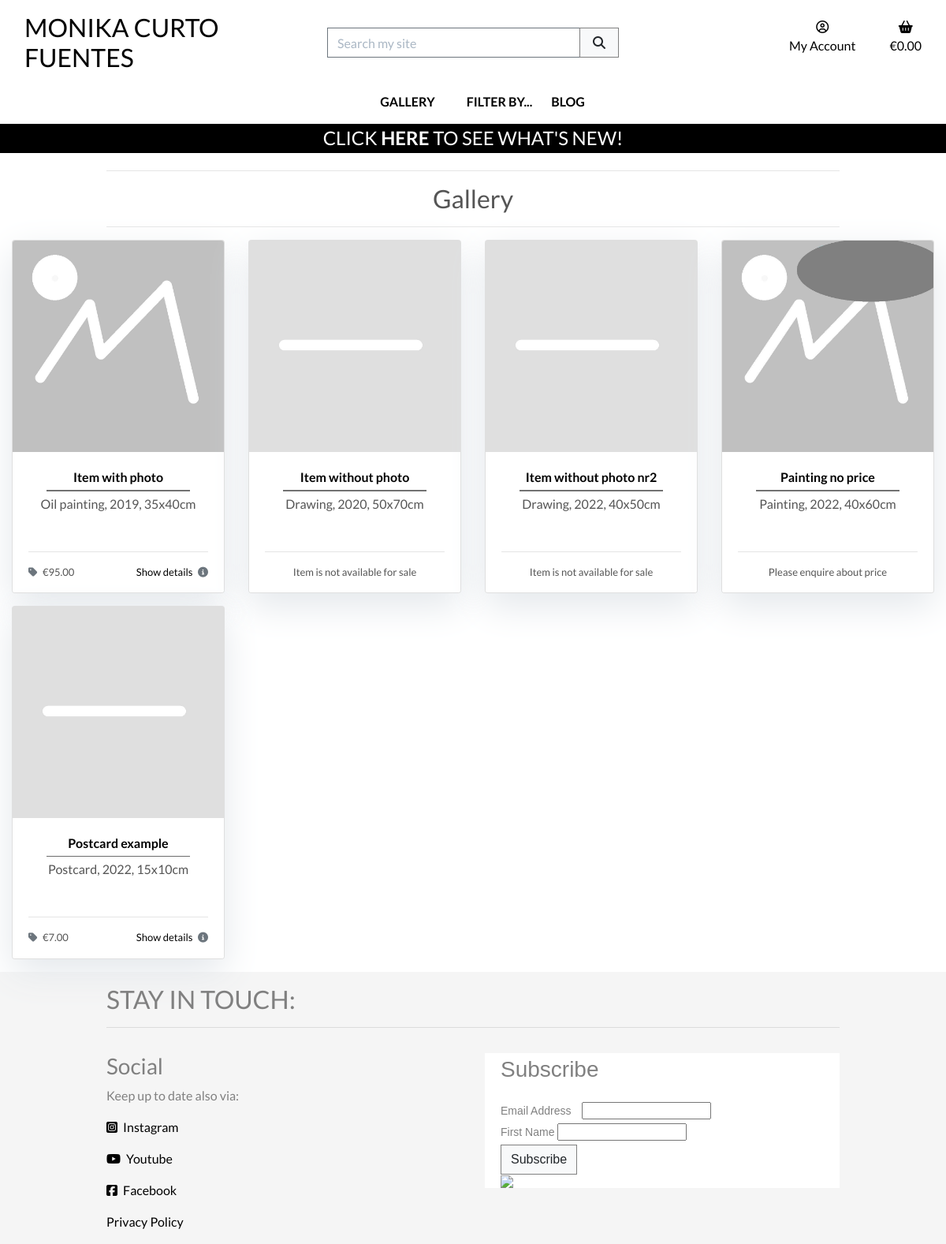
/products/, run on an earlier commit of the app's database.
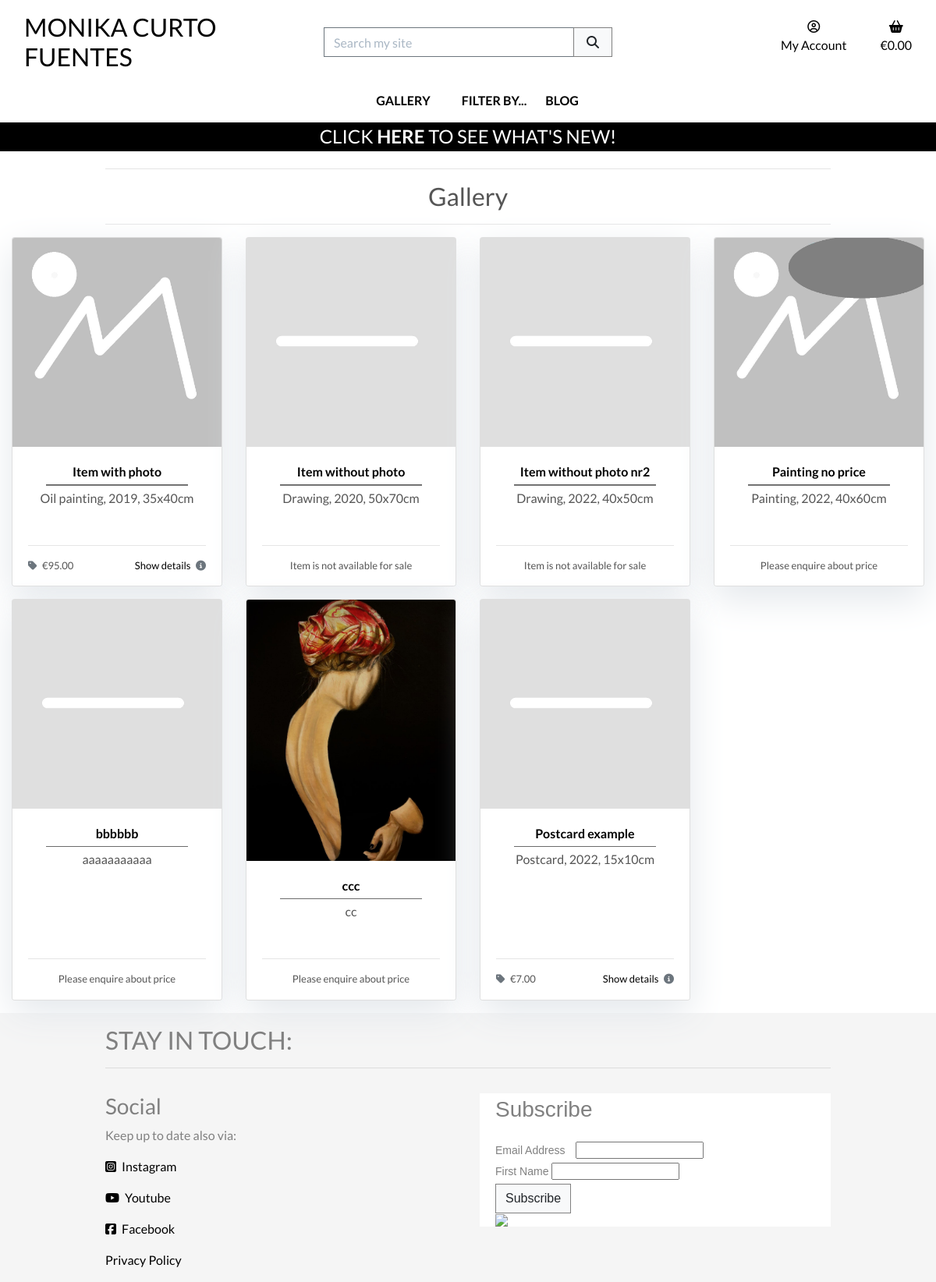
And on a later commit of the database.
### products/models.py (models this page shows, shortened)
class Product(models.Model):
    title = models.CharField(
        max_length=254,
        unique=True)
    sku = models.CharField(
        max_length=254,
        null=True,
        blank=True)
    excerpt = models.TextField(
        blank=True)
    description = models.TextField()
    price = models.DecimalField(
        max_digits=6,
        decimal_places=2,
        null=True,
        blank=True)
    image = models.ImageField(
        null=True,
        blank=True)
    category = models.ForeignKey(
        'Category',
        null=True,
        blank=True,
        on_delete=models.SET_NULL)
    orientation = models.CharField(
        max_length=9,
        choices=ORIENTATION,
        null=True,
        blank=True)
    is_unique = models.BooleanField(
        default=True)
    priority = models.CharField(
        max_length=10,
        choices=PRIORITY_CHOICES,
        default="3 - Normal",
        null=True,
        blank=True)
    highlight = models.BooleanField(
        default=False)
    available = models.BooleanField(
        default=True)
    live = models.BooleanField(
        default=True)
    created_on = models.DateTimeField(
        auto_now_add=True,
        null=True,
        blank=True)
    updated_on = models.DateTimeField(
        auto_now=True,
        null=True,
        blank=True)
    class Meta:
        ordering = ['priority', 'created_on']

### products/views.py (the view, shortened to what this page needs)
def all_products(request):
    products = Product.objects.all()
    query = None
    available = None
    availability = None
    orientation = None
    orientations = None
    categories = None
    highlights = None
    context = {
        'products': products,
        'search_term': query,
        'available': available,
        'current_availability': availability,
        'orientation': orientation,
        'current_orientations': orientations,
        'current_categories': categories,
        'highlights': highlights,
    }
    return render(request, 'products/products.html', context)

### products/templates/products/products.html (shortened to what this page needs)
{% extends "base.html" %}
{% load static %}
{% block page_header %}
    <div class="container header-container">
        <div class="row">
            <div class="col-12 text-center">
                <hr>
                <h2>
                    {% if search_term %}
                        {% if products|length == 0 %}
                            No
                        {% else %}
                            {{ products|length }}
                        {% endif %}
                        item{% if products|length != 1 %}s {% endif %}
                        found for <strong>{{ search_term }}</strong>
                    {% elif current_orientations %}
                        {{ orientation }}s
                    {% elif current_categories %}
                        {% for c in current_categories %}
                            <a href="{% url 'products' %}?category={{ c.name }}">
                                {{ c.friendly_name }}s
                            </a>
                        {% endfor %}
                    {% else %}
                        Gallery
                    {% endif %}
                </h2>
                <hr class="mb-3">
            </div>
        </div>
    </div>
{% endblock %}
{% block content %}
    <div class="overlay"></div>
    <div class="container-fluid">
        <div class="row">
            <div class="col">
                <div class="row">
                    {% for product in products %}
                        {% if product.live or request.user.is_staff %}
                            {% if products|length < 3 %}
                                <div class="col-12 col-md-8 offset-md-2 col-lg-6 offset-lg-3 mb-3">
                            {% else %}
                                <div class="col-md-4 col-xl-3 mb-3">
                            {% endif %}
                                <div class="card h-100">
                                    {% if product.image %}
                                        <a href="{% url 'product_detail' product.id %}">
                                            <img src="{{ product.image.url }}" alt="{{ product.title }}" class="card-img-top img-fluid">
                                        </a>
                                    {% else %}
                                        <a href="{% url 'product_detail' product.id %}">
                                            <img src="{{ MEDIA_URL }}placeholder.jpg" alt="{{ product.title }}" class="card-image-top img-fluid">
                                        </a>
                                    {% endif %}
                                    <div class="card-body text-center">
                                        <a href="{% url 'product_detail' product.id %}">
                                            <p class="mb-0 font-weight-bold">{{ product.title }}</p>
                                        </a>
                                        <hr class="hr-middle">
                                        <p class="mb-0">{{ product.excerpt }}</p>
                                    </div>
                                    <div class="card-footer">
                                        <div class="row">
                                            <div class="col">
                                                <hr>
                                                {% if product.available and product.price %}
                                                    <p class="float-left">
                                                        <i class="fas fa-tag mr-1 text-muted"></i>
                                                        &euro;{{ product.price }}
                                                    </p>
                                                    <a href="{% url 'product_detail' product.id %}">
                                                        <p class="float-right">
                                                            Show details
                                                            <i class="fas fa-info-circle ml-1 text-muted"></i>
                                                        </p>
                                                    </a>
                                                {% elif product.available and not product.price %}
                                                    <p class="text-center">
                                                        Please enquire about price
                                                    </p>
                                                {% else %}
                                                    <p class="text-center">
                                                        Item is not available for sale
                                                    </p>
                                                {% endif %}
                                            </div>
                                        </div>
                                    </div>
                                </div>
                            </div>
                        {% endif %}
                    {% endfor %}
                </div>
            </div>
        </div>
    </div>
{% endblock %}

### templates/base.html (shortened to what this page needs)
{% load static %}
<!doctype html>
<html lang="en">
    <head>
        {% block corecss %}
            <link href="//cdn-images.mailchimp.com/embedcode/classic-071822.css" rel="stylesheet" type="text/css">
            <link rel="stylesheet" href="https://cdn.jsdelivr.net/npm/bootstrap@4.4.1/dist/css/bootstrap.min.css">
            <link rel="stylesheet" href="{% static 'css/base.css' %}">
        {% endblock %}
    </head>
    <body>
        <header class="container-fluid fixed-top">
            <div id="topnav" class="row bg-white pt-lg-2 d-none d-lg-flex">
                <div class="col-12 col-lg-4 my-auto py-1 py-lg-0 text-center text-lg-left">
                    <a href="{% url 'home' %}" class="nav-link main-logo-link">
                        <h2 class="logo-font text-black my-0">
                            Monika Curto Fuentes
                        </h2>
                    </a>
                </div>
                <div class="col-12 col-lg-4 my-auto py-1 py-lg-0">
                    <form method="GET" action="{% url 'products' %}">
                        <div class="input-group w-100">
                            <input type="text" class="form-control border border-secondary rounded-0" type="text" name="q" placeholder="Search my site">
                            <div class="input-group-append">
                                <button class="form-control btn btn-light border border-secondary rounded-0" type="submit">
                                    <span class="icon">
                                        <i class="fas fa-search"></i>
                                    </span>
                                </button>
                            </div>
                        </div>
                    </form>
                </div>
                <div class="col-12 col-lg-4 my-auto py-1 py-lg-0">
                    <ul class="list-inline list-unstyled text-center text-lg-right my-0">
                        <li class="list-inline-item dropdown">
                            <a class="text-black nav-link" href="#" id="user-options" data-toggle="dropdown" aria-haspopup="true" aria-expanded="false">
                                <div class="text-center">
                                    <div><i class="far fa-user-circle"></i></div>
                                    <p class="my-0">My Account</p>
                                </div>
                            </a>
                        </li>
                        <li class="list-inline-item">
                            <a class="{% if grand_total %}text-info font-weight-bold{% else %}text-black{% endif %} nav-link" href="{% url 'view_bag' %}">
                                <div class="text-center">
                                    <div><i class="fas fa-shopping-basket"></i></div>
                                    <p class="my-o">
                                        {% if grand_total %}
                                            &euro;{{ grand_total|floatformat:2 }}
                                        {% else %}
                                            &euro;0.00
                                        {% endif %}
                                    </p>
                                </div>
                            </a>
                        </li>
                    </ul>
                </div>
            </div>
            <div class="row bg-white">
                <nav class="navbar navbar-expand-lg navbar-light w-100">
                    {% include 'includes/main-nav.html' %}
                </nav>
            </div>
            <div id="top-banner" class="row text-center mb-1">
                <div class="col bg-black text-white">
                    <h4 class="logo-font my-1">
                        Click
                        <a href="{% url 'products' %}?highlight=True" class="text-white"><strong>here</strong></a>
                        to see what's new!
                    </h4>
                </div>
            </div>
        </header>
        {% block page_header %}
        {% endblock %}
        {% block content %}
        {% endblock %}
        <footer class="container-wrapper">
            <div class="container">
                <section class="footer">
                    <div class="row">
                        <div class="col-12 page-header mb-3">
                            <h2 class="text-uppercase mt-3">Stay in touch:</h2>
                            <hr class="block-divider block-divider--short">
                        </div>
                    </div>
                    <div class="row">
                        <div class="col-12 col-md-6">
                            <h3>Social</h3>
                            <p>Keep up to date also via:</p>
                            <p>
                                <a href="https://www.instagram.com/polishgirlpainting/" target="_blank" rel="noopener" aria-label="Visit my Instagram webpage (opens in new window)">
                                    <i class="fab fa-instagram-square mr-1"></i> Instagram
                                </a>
                            </p>
                            <p>
                                <a href="https://www.youtube.com" target="_blank" rel="noopener" aria-label="Visit my YouTube webpage (opens in new window)">
                                    <i class="fa fa-youtube mr-1"></i> Youtube
                                </a>
                            </p>
                            <p>
                                <a href="https://www.facebook.com/monika.struk.7" target="_blank" rel="noopener" aria-label="Visit my Facebook webpage (opens in new window)">
                                    <i class="fab fa-facebook-square mr-1"></i> Facebook
                                </a>
                            </p>
                        </div>
                        <div class="col-12 col-md-6">
                            <div id="mc_embed_signup" class="pt-1">
                                <form action="https://herokuapp.us21.list-manage.com/subscribe/post?u=811846b9b8fd89f4c5dd23f6f&amp;id=f7b9a49798&amp;f_id=00c4e7e1f0" method="post" id="mc-embedded-subscribe-form" name="mc-embedded-subscribe-form" class="validate" target="_blank" novalidate>
                                    <div id="mc_embed_signup_scroll">
                                    <h3>Subscribe</h3>
                            <div class="mc-field-group">
                                <label for="mce-EMAIL">Email Address  <span class="asterisk">*</span>
                            </label>
                                <input type="email" value="" name="EMAIL" class="required email" id="mce-EMAIL" required>
                            </div>
                            <div class="mc-field-group">
                                <label for="mce-FNAME">First Name </label>
                                <input type="text" value="" name="FNAME" class="" id="mce-FNAME">
                            </div>
                                    <div class="optionalParent">
                                        <div class="clear foot">
                                            <input type="submit" value="Subscribe" name="subscribe" id="mc-embedded-subscribe" class="btn btn-light mx-0 rounded-0">
                                            <p class="brandingLogo"><a href="http://eepurl.com/ijHg8D" title="Mailchimp - email marketing made easy and fun"><img src="https://eep.io/mc-cdn-images/template_images/branding_logo_text_dark_dtp.svg"></a></p>
                                        </div>
                                    </div>
                                </div>
                            </form>
                            </div>
                        </div>
                        <div class="col-12 mb-3">
                            <a href="https://www.privacypolicygenerator.info/live.php?token=TzhXJCEhYzMJ7wp5iutXTzhWkeVplczW" target="_blank">Privacy Policy</a>
                        </div>
                    </div>
                </section>
            </div>
        </footer>
    </body>
</html>

### templates/includes/main-nav.html (shortened to what this page needs)
<div class="collapse navbar-collapse" id="main-nav">
    <ul class="navbar-nav w-auto mx-auto">
        <li class="nav-item">
            <a href="{% url 'products' %}" class="logo-font font-weight-bold nav-link text-black mx-2" id="all-products-link">Gallery</a>
        </li>
        <div class="dropdown">
            <a id="dLabel" role="button" data-toggle="dropdown" class="logo-font font-weight-bold nav-link text-black mx-2" data-target="#" href="#">
                Filter by...
            </a>
        </div>
        <li class="nav-item">
            <a href="{% url 'blog' %}" class="logo-font font-weight-bold nav-link text-black mx-2" id="blog-link">Blog</a>
        </li>
    </ul>
</div>

What changed in the data, as far as the page shows it:
added Product: live True (drawn), title "bbbbbb", excerpt "aaaaaaaaaaa", available "Please enquire about price"
added Product: image (picture), title "ccc", excerpt "cc", available "Please enquire about price"
